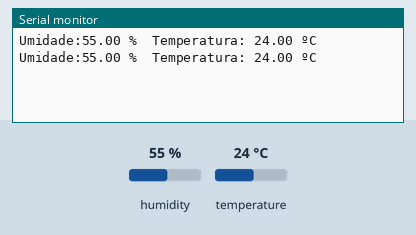
Bench run of a sketch on a simulated Arduino Uno, built with avr-gcc and run on an emulated ATmega328P. On the bench: the last lines printed to the serial monitor. The test bench sets the inputs (shaded band); at power-on: humidity 55 %, temperature 24 °C.

Above: at 2.8 s.
2.9 s: humidity set to 22 %
At 4.5 s:
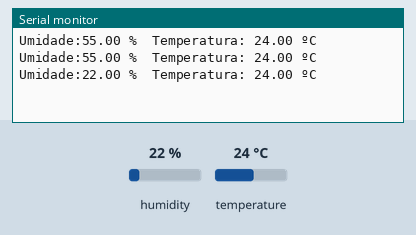
5.6 s: temperature set to 12 °C
At 6.9 s:
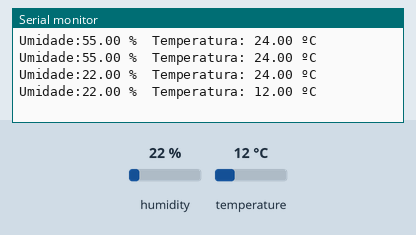
8.3 s: humidity set to 40 %
At 10.6 s:
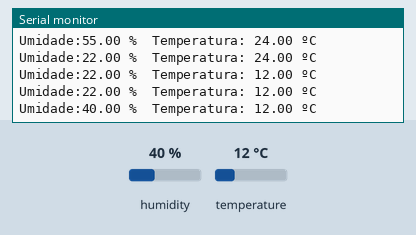
Timing chart, 0 to 12.1 s (numbered marks = the images above; inputs shaded):
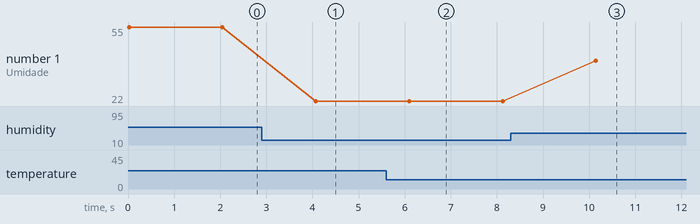

The sketch:

dht11.ino
```cpp
#include "DHT.h" //Usando a biblioteca DHT

#define dht_type DHT11  //define qual o tipo do sensor DHT que está utilizando

int dht_pin = A1; //definindo a porta analogica do DHT

DHT dht_1 = DHT(dht_pin, dht_type); //Usando a biblioteca DHT


void setup() {
  Serial.begin(9600); //Definindo o tamanho da entrada da porta serial
  dht_1.begin(); // Usando o objeto dht

}

void loop()
{

  // Var de temperatura e humidade
  float umidade = dht_1.readHumidity(); //Pegando os valores da humidade
  float temperatura = dht_1.readTemperature(); //Pegando os valores da temperatura

  //Validção de erro
  if (isnan(temperatura) or isnan(umidade))
  {
    Serial.println("Erro ao ler o DHT");  //Mensagem de erro ao ler o dht
  }
  // Se não estiver com os valores nulos então execute
  else
  {
    //Apresentando as mensagens com a temperatura e a humidade
    Serial.print("Umidade:");
    Serial.print(umidade);
    Serial.print(" % ");
    Serial.print(" Temperatura: ");
    Serial.print(temperatura);
    Serial.println(" ºC");
  }
  delay(2000); // Tempo em que o código vai voltar
}
```

Measured:
- after the input at 2.9 s, the serial monitor: prints a new line after 1.2 s (image 1)
- after the input at 5.6 s, the serial monitor: prints a new line after 0.50 s (image 2)
- after the input at 8.3 s, the serial monitor: prints a new line after 1.8 s (image 3)
- plotted number 1: 55 → 22 after the input at 2.9 s, 22 → 40 after the input at 8.3 s
